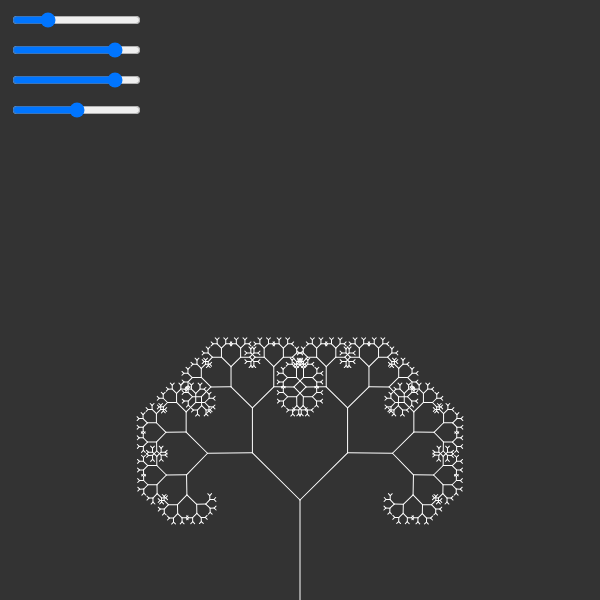
Frame 1 (no input)
Frame 60 (no input): identical to frame 1, image omitted
Frame 120 (the mouse pressed at the canvas centre since frame 60): identical to frame 1, image omitted

The p5.js sketch that drew this single still picture (run headless with seeded random() and noise() and a simulated clock; from frame 60 on, the mouse is pressed at the canvas centre):

// p5.js sketch
// ── sketch.js
var angle = 0;
var leftFactorLeng = 0.69;
var rightFactorLeng = 0.69;
var startTrunkLeng = 100;
var angleSlider;
var trunkSlider;
var leftFactorSlider;
var rightFactorSlider;

function setup() {
  //Code here
  createCanvas(600, 600);
  background(51);

  trunkSlider = createSlider(0, 400, 100);
  trunkSlider.position(10, 10);

	leftFactorSlider = createSlider(0, 80, 67);
	leftFactorSlider.position(10, 40);
	
	rightFactorSlider = createSlider(0, 80, 67);
	rightFactorSlider.position(10, 70);

  angleSlider = createSlider(0, PI / 2, PI / 4, 0.01);
  angleSlider.position(10, 100);

}

function draw() {
  //Code here
  startTrunkLeng = trunkSlider.value();
  leftFactorLeng = leftFactorSlider.value() / 100;
	rightFactorLeng = rightFactorSlider.value() / 100;
  angle = angleSlider.value();

	// Some variables
  translate(300, height);
  background(51);
	stroke(255);

	//Starting point of branching.
  branch(startTrunkLeng);
}


function branch(len) {
	line(0, 0, 0, -len);
	translate(0, -len);
	
  if (len > 4) {
  	push();
		rotate(angle);
    branch(len * leftFactorLeng);
		pop();

    push();
		rotate(-angle);
    branch(len * rightFactorLeng);
		pop();
  }
}
